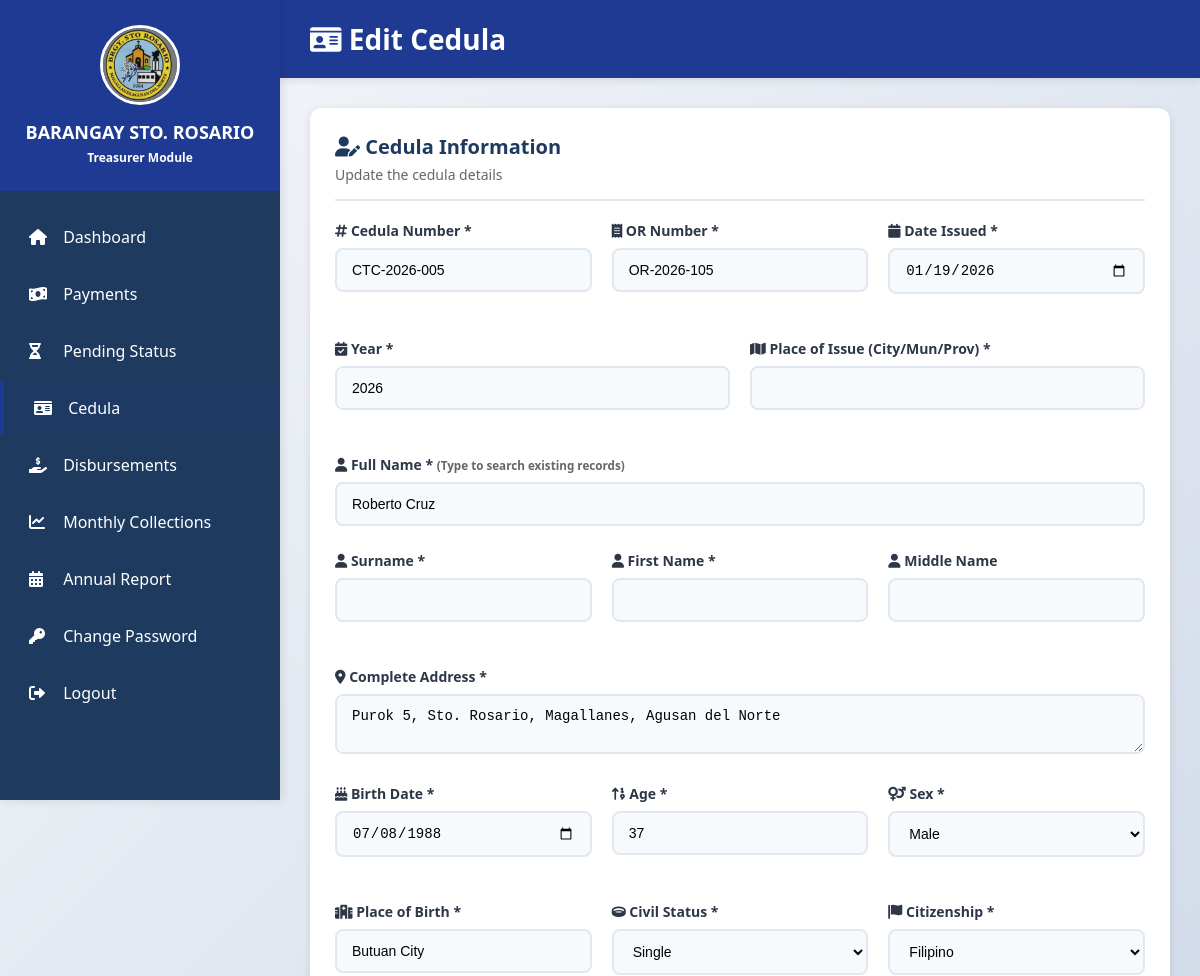
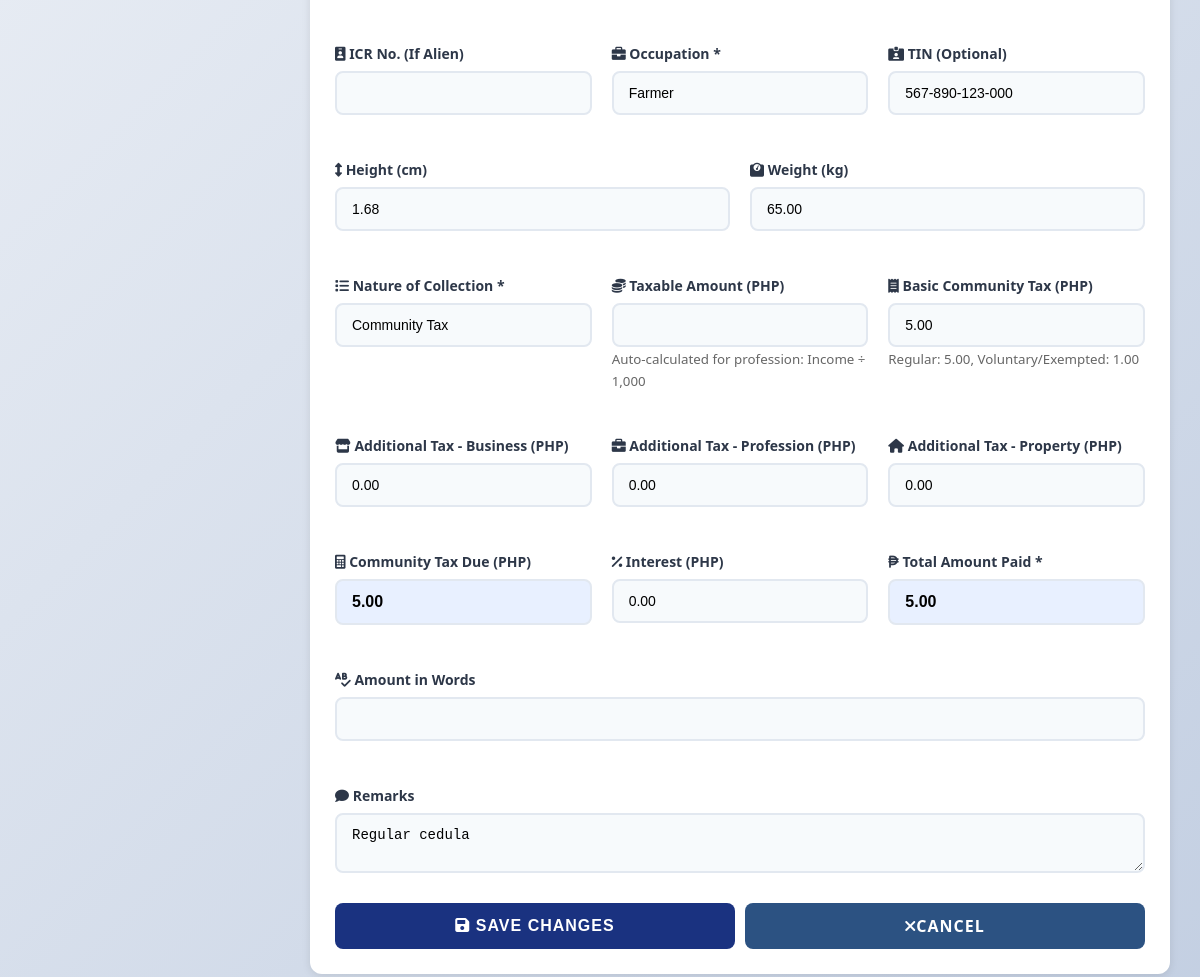
Screenshot of /treasurer/cedula/edit.php?id=5 (signed in) with the database file from the repository (2 pictures, top to bottom).
### tables this page shows
CREATE TABLE IF NOT EXISTS cedula (
    id INT AUTO_INCREMENT PRIMARY KEY,
    cedula_no VARCHAR(50) DEFAULT NULL,
    or_number VARCHAR(50),  
    issued_date DATE DEFAULT NULL,
    year_issued INT DEFAULT NULL,
    place_of_issue VARCHAR(150),
    full_name VARCHAR(150) NOT NULL,
    surname VARCHAR(100),
    first_name VARCHAR(100),
    middle_name VARCHAR(100),
    address TEXT NOT NULL,
    birth_date DATE,
    age INT,
    sex ENUM('Male', 'Female'),
    birth_place VARCHAR(100),
    civil_status VARCHAR(20),
    citizenship VARCHAR(100) DEFAULT 'Filipino',
    icr_no VARCHAR(50),
    occupation VARCHAR(100),
    tin VARCHAR(50),
    height DECIMAL(5, 2),
    weight DECIMAL(5, 2),
    annual_income DECIMAL(12, 2) DEFAULT 0.00,
    basic_tax DECIMAL(10, 2) DEFAULT 5.00,
    additional_tax_business DECIMAL(10, 2) DEFAULT 0.00,
    additional_tax_profession DECIMAL(10, 2) DEFAULT 0.00,
    additional_tax_property DECIMAL(10, 2) DEFAULT 0.00,
    community_tax_due DECIMAL(10, 2) DEFAULT 0.00,
    interest DECIMAL(10, 2) DEFAULT 0.00,
    amount DECIMAL(10, 2) NOT NULL,
    nature_of_collection VARCHAR(100) DEFAULT 'Community Tax',  
    amount_in_words VARCHAR(255),
    remarks TEXT,
    resident_id INT DEFAULT NULL,
    issued_by INT,
    created_at TIMESTAMP DEFAULT CURRENT_TIMESTAMP,
    FOREIGN KEY (issued_by) REFERENCES users(id) ON DELETE SET NULL
);

### treasurer/cedula/edit.php (the view, shortened to what the rows shown need)
<?php
include "../../config/database.php";
$cedulaId = intval($_GET['id'] ?? 0);
$stmt = $conn->prepare("SELECT * FROM cedula WHERE id = ?");
$stmt->bind_param("i", $cedulaId);
$stmt->execute();
$result = $stmt->get_result();
$cedula = $result->fetch_assoc();
$issuedDate = !empty($cedula['issued_date']) ? date('Y-m-d', strtotime($cedula['issued_date'])) : date('Y-m-d');
$yearIssuedValue = !empty($cedula['year_issued'])
    ? intval($cedula['year_issued'])
    : intval(date('Y', strtotime($issuedDate)));
$birthDate = !empty($cedula['birth_date']) ? date('Y-m-d', strtotime($cedula['birth_date'])) : '';
$ageValue = isset($cedula['age']) ? intval($cedula['age']) : '';
$amountValue = number_format((float) $cedula['amount'], 2, '.', '');
$basicTaxValue = number_format((float) ($cedula['basic_tax'] ?? 5), 2, '.', '');
$additionalBusinessValue = number_format((float) ($cedula['additional_tax_business'] ?? 0), 2, '.', '');
$additionalProfessionValue = number_format((float) ($cedula['additional_tax_profession'] ?? 0), 2, '.', '');
$additionalPropertyValue = number_format((float) ($cedula['additional_tax_property'] ?? 0), 2, '.', '');
$communityTaxDueValue = number_format((float) ($cedula['community_tax_due'] ?? 0), 2, '.', '');
$interestValue = number_format((float) ($cedula['interest'] ?? 0), 2, '.', '');
$heightValue = (isset($cedula['height']) && floatval($cedula['height']) > 0)
    ? number_format((float) $cedula['height'], 2, '.', '')
    : '';
$weightValue = (isset($cedula['weight']) && floatval($cedula['weight']) > 0)
    ? number_format((float) $cedula['weight'], 2, '.', '')
    : '';
?>
<!DOCTYPE html>
<html lang="en">
<head>
    <link rel="stylesheet" href="../../assets/css/style.css">
    <link rel="stylesheet" href="https://cdnjs.cloudflare.com/ajax/libs/font-awesome/6.0.0/css/all.min.css">
</head>
<body>
    <div class="dashboard-container">
        <aside class="sidebar">
            <div class="sidebar-header">
                <h2>BARANGAY STO. ROSARIO</h2>
            </div>
        </aside>
        <main class="main-content">
            <div class="content-header">
                <h1><i class="fas fa-id-card"></i> Edit Cedula</h1>
            </div>
            <div class="content-body">
                <div class="card">
                    <form method="POST" action="save.php">
                        <div class="form-row">
                            <div class="form-group">
                                <label for="cedula_no"><i class="fas fa-hashtag"></i> Cedula Number *</label>
                                <input type="text" id="cedula_no" name="cedula_no"
                                    value="<?= htmlspecialchars($cedula['cedula_no']) ?>"
                                    readonly required>
                            </div>
                            <div class="form-group">
                                <label for="or_number"><i class="fas fa-receipt"></i> OR Number *</label>
                                <input type="text" id="or_number" name="or_number"
                                    value="<?= htmlspecialchars($cedula['or_number'] ?? '') ?>"
                                    required>
                            </div>
                            <div class="form-group">
                                <label for="issued_date"><i class="fas fa-calendar"></i> Date Issued *</label>
                                <input type="date" id="issued_date" name="issued_date"
                                    value="<?= htmlspecialchars($issuedDate) ?>"
                                    required>
                            </div>
                        </div>
                        <div class="form-row">
                            <div class="form-group">
                                <label for="year_issued"><i class="fas fa-calendar-check"></i> Year *</label>
                                <input type="number" id="year_issued" name="year_issued"
                                    value="<?= htmlspecialchars((string) $yearIssuedValue) ?>"
                                    required>
                            </div>
                        </div>
                        <div class="form-group" style="position: relative;">
                            <label for="full_name"><i class="fas fa-user"></i> Full Name * <small
                                    style="color: #666;">(Type to search existing records)</small></label>
                            <input type="text" id="full_name" name="full_name"
                                value="<?= htmlspecialchars($cedula['full_name']) ?>"
                                required autocomplete="off">
                        </div>
                        <div class="form-group">
                            <label for="address"><i class="fas fa-map-marker-alt"></i> Complete Address *</label>
                            <textarea id="address" name="address" rows="2"
                                required><?= htmlspecialchars($cedula['address']) ?></textarea>
                        </div>
                        <div class="form-row">
                            <div class="form-group">
                                <label for="birth_date"><i class="fas fa-birthday-cake"></i> Birth Date *</label>
                                <input type="date" id="birth_date" name="birth_date"
                                    value="<?= htmlspecialchars($birthDate) ?>"
                                    required onchange="calculateAge()">
                            </div>
                            <div class="form-group">
                                <label for="age"><i class="fas fa-sort-numeric-up"></i> Age *</label>
                                <input type="number" id="age" name="age"
                                    value="<?= htmlspecialchars((string) $ageValue) ?>"
                                    readonly required>
                            </div>
                            <div class="form-group">
                                <label for="sex"><i class="fas fa-venus-mars"></i> Sex *</label>
                                <select id="sex" name="sex" required>
                                    <option value="Male" <?= $cedula['sex'] === 'Male' ? 'selected' : '' ?>>Male
                                    </option>
                                </select>
                            </div>
                        </div>
                        <div class="form-row">
                            <div class="form-group">
                                <label for="birth_place"><i class="fas fa-hospital"></i> Place of Birth *</label>
                                <input type="text" id="birth_place" name="birth_place"
                                    value="<?= htmlspecialchars($cedula['birth_place']) ?>"
                                    required>
                            </div>
                            <div class="form-group">
                                <label for="civil_status"><i class="fas fa-ring"></i> Civil Status *</label>
                                <select id="civil_status" name="civil_status" required>
                                    <option value="Single" <?= $cedula['civil_status'] === 'Single' ? 'selected' : '' ?>>Single
                                    </option>
                                </select>
                            </div>
                            <div class="form-group">
                                <label for="citizenship"><i class="fas fa-flag"></i> Citizenship *</label>
                                <select id="citizenship" name="citizenship" required>
                                    <option value="Filipino" <?= $cedula['citizenship'] === 'Filipino' ? 'selected' : '' ?>>Filipino
                                    </option>
                                </select>
                            </div>
                        </div>
                        <div class="form-row">
                            <div class="form-group">
                                <label for="occupation"><i class="fas fa-briefcase"></i> Occupation *</label>
                                <input type="text" id="occupation" name="occupation"
                                    value="<?= htmlspecialchars($cedula['occupation']) ?>"
                                    required>
                            </div>
                            <div class="form-group">
                                <label for="tin"><i class="fas fa-id-card-alt"></i> TIN (Optional)</label>
                                <input type="text" id="tin" name="tin"
                                    value="<?= htmlspecialchars($cedula['tin'] ?? '') ?>">
                            </div>
                        </div>
                        <div class="form-row">
                            <div class="form-group">
                                <label for="height"><i class="fas fa-arrows-alt-v"></i> Height (cm)</label>
                                <input type="number" id="height" name="height" step="0.01"
                                    value="<?= htmlspecialchars($heightValue) ?>">
                            </div>
                            <div class="form-group">
                                <label for="weight"><i class="fas fa-weight"></i> Weight (kg)</label>
                                <input type="number" id="weight" name="weight" step="0.01"
                                    value="<?= htmlspecialchars($weightValue) ?>">
                            </div>
                        </div>
                        <div class="form-row">
                            <div class="form-group">
                                <label for="nature_of_collection"><i class="fas fa-list"></i> Nature of Collection
                                    *</label>
                                <input type="text" id="nature_of_collection" name="nature_of_collection"
                                    value="<?= htmlspecialchars($cedula['nature_of_collection'] ?? 'Community Tax') ?>"
                                    required>
                            </div>
                            <div class="form-group">
                                <label for="basic_tax"><i class="fas fa-receipt"></i> Basic Community Tax (PHP)</label>
                                <input type="number" id="basic_tax" name="basic_tax" step="0.01" min="0"
                                    value="<?= htmlspecialchars($basicTaxValue) ?>"
                                    oninput="computeTotals()">
                                <small style="color:#666;">Regular: 5.00, Voluntary/Exempted: 1.00</small>
                            </div>
                        </div>
                        <div class="form-row">
                            <div class="form-group">
                                <label for="additional_tax_business"><i class="fas fa-store"></i> Additional Tax -
                                    Business (PHP)</label>
                                <input type="number" id="additional_tax_business" name="additional_tax_business"
                                    step="0.01" min="0"
                                    value="<?= htmlspecialchars($additionalBusinessValue) ?>"
                                    oninput="computeTotals()">
                            </div>
                            <div class="form-group">
                                <label for="additional_tax_profession"><i class="fas fa-briefcase"></i> Additional Tax
                                    - Profession (PHP)</label>
                                <input type="number" id="additional_tax_profession" name="additional_tax_profession"
                                    step="0.01" min="0"
                                    value="<?= htmlspecialchars($additionalProfessionValue) ?>"
                                    oninput="computeTotals()">
                            </div>
                            <div class="form-group">
                                <label for="additional_tax_property"><i class="fas fa-home"></i> Additional Tax -
                                    Property (PHP)</label>
                                <input type="number" id="additional_tax_property" name="additional_tax_property"
                                    step="0.01" min="0"
                                    value="<?= htmlspecialchars($additionalPropertyValue) ?>"
                                    oninput="computeTotals()">
                            </div>
                        </div>
                        <div class="form-row">
                            <div class="form-group">
                                <label for="community_tax_due"><i class="fas fa-calculator"></i> Community Tax Due
                                    (PHP)</label>
                                <input type="number" id="community_tax_due" name="community_tax_due" step="0.01"
                                    value="<?= htmlspecialchars($communityTaxDueValue) ?>"
                                    readonly required style="background:#e8f0ff; font-weight:bold; font-size:16px;">
                            </div>
                            <div class="form-group">
                                <label for="interest"><i class="fas fa-percentage"></i> Interest (PHP)</label>
                                <input type="number" id="interest" name="interest" step="0.01" min="0"
                                    value="<?= htmlspecialchars($interestValue) ?>"
                                    oninput="computeTotals()">
                            </div>
                            <div class="form-group">
                                <label for="amount"><i class="fas fa-peso-sign"></i> Total Amount Paid *</label>
                                <input type="number" id="amount" name="amount" step="0.01"
                                    value="<?= htmlspecialchars($amountValue) ?>"
                                    required readonly style="background:#e8f0ff; font-weight:bold; font-size:16px;">
                            </div>
                        </div>
                        <div class="form-group">
                            <label for="remarks"><i class="fas fa-comment"></i> Remarks</label>
                            <textarea id="remarks" name="remarks" rows="2"
                                placeholder="Additional notes..."><?= htmlspecialchars($cedula['remarks'] ?? '') ?></textarea>
                        </div>
                    </form>
                </div>
            </div>
        </main>
    </div>
</body>
</html>

### rows the page displays
cedula: cedula_no "CTC-2026-005", or_number "OR-2026-105", issued_date "01/19/2026", year_issued "2026", full_name "Roberto Cruz", address "Purok 5, Sto. Rosario, Magallanes, Agusan del Norte", birth_date "07/08/1988", age "37", sex "Male", birth_place "Butuan City", civil_status "Single", citizenship "Filipino", occupation "Farmer", tin "567-890-123-000", height "1.68", weight "65.00", nature_of_collection "Community Tax", basic_tax "5.00", additional_tax_business "0.00", additional_tax_profession "0.00", additional_tax_property "0.00", community_tax_due "5.00", interest "0.00", amount "5.00", remarks "Regular cedula"
